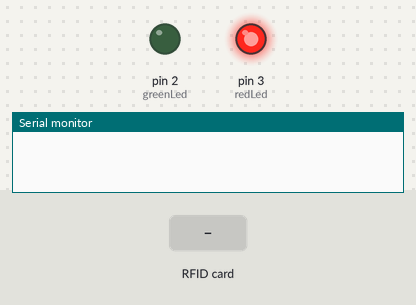
A sketch run on a simulated Arduino Uno, built with avr-gcc and run on an emulated ATmega328P. Parts: output pins drawn as LEDs (lit = HIGH), the last lines printed to the serial monitor. The test bench sets the inputs (shaded band). Pins used as bus, display or sensor lines are not drawn.

Above: at 1.2 s.
1.3 s: RFID card 5E 7A 19 C4 held to the reader
At 2.4 s:
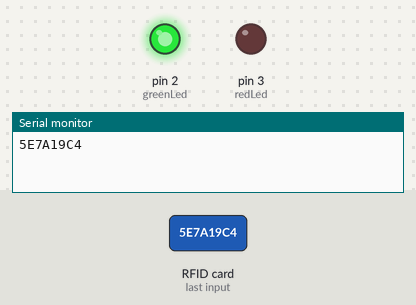
Timing chart, 0 to 4.8 s (numbered marks = the images above; inputs shaded):
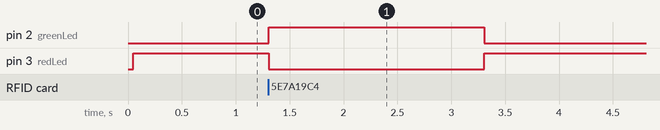

The sketch:

RFID_Based_Student_Attendance_Using_Led.ino
```cpp
/*RFID Based Student Attendance System With Android Mobile Application
 *
 * Android Mobile Application Download Link: https://play.google.com/store/apps/details?id=com.akifagoelectronics.mobilebluetoothattendance
 *
 * -----------------------------------------------------------------------------------------
 *             MFRC522      Arduino       Arduino   Arduino    Arduino          Arduino
 *             Reader/PCD   Uno           Mega      Nano v3    Leonardo/Micro   Pro Micro
 * Signal      Pin          Pin           Pin       Pin        Pin              Pin
 * -----------------------------------------------------------------------------------------
 * RST/Reset   RST          9             5         D9         RESET/ICSP-5     RST
 * SPI SS      SDA(SS)      10            53        D10        10               10
 * SPI MOSI    MOSI         11 / ICSP-4   51        D11        ICSP-4           16
 * SPI MISO    MISO         12 / ICSP-1   50        D12        ICSP-1           14
 * SPI SCK     SCK          13 / ICSP-3   52        D13        ICSP-3           15
 *
 */
#include "SPI.h"
#include "MFRC522.h"
//
#define SS_PIN 10
#define RST_PIN 9
//#define SP_PIN 8
int greenLed = 2;
int redLed = 3;
//
MFRC522 rfid (SS_PIN, RST_PIN);
MFRC522 :: MIFARE_Key key;
//
void setup () {
  Serial.begin (9600);
  SPI.begin ();
  rfid.PCD_Init ();
  //
  pinMode(redLed, OUTPUT);
  pinMode(greenLed, OUTPUT);
  //
  digitalWrite(redLed, HIGH);
  digitalWrite(greenLed, LOW);
  //
}

void loop () {
  if (!rfid.PICC_IsNewCardPresent () ||!rfid.PICC_ReadCardSerial ())
     return ;

  // Serial.print (F("PICC type:"));
  MFRC522::PICC_Type piccType = rfid.PICC_GetType (rfid.uid.sak);
  // Serial.println(rfid.PICC_GetTypeName(piccType));

  // Check is the PICC of Classic MIFARE type
  if(piccType!= MFRC522::PICC_TYPE_MIFARE_MINI&&
    piccType!= MFRC522::PICC_TYPE_MIFARE_1K&&
    piccType!= MFRC522::PICC_TYPE_MIFARE_4K){
    Serial.println(F( "Your tag is not of type MIFARE Classic."));
    return;
  }

  String strID = "" ;
  for (byte i = 0; i < 4; i++) {
    strID +=(rfid.uid.uidByte[i]<0x10?"0":"") + String(rfid.uid.uidByte[i], HEX);
  }
  strID.toUpperCase();
  Serial.println(strID);
  //
  digitalWrite(redLed, LOW);
  digitalWrite(greenLed, HIGH);
  delay(2000);
  digitalWrite(redLed, HIGH);
  digitalWrite(greenLed, LOW);
  //
  rfid.PICC_HaltA ();
  rfid.PCD_StopCrypto1();
}
```

Measured:
- after the input at 1.3 s, pin 2 (greenLed): LOW → HIGH at once, → LOW 2.0 s later; pin 3 (redLed): HIGH → LOW at once, → HIGH 2.0 s later
